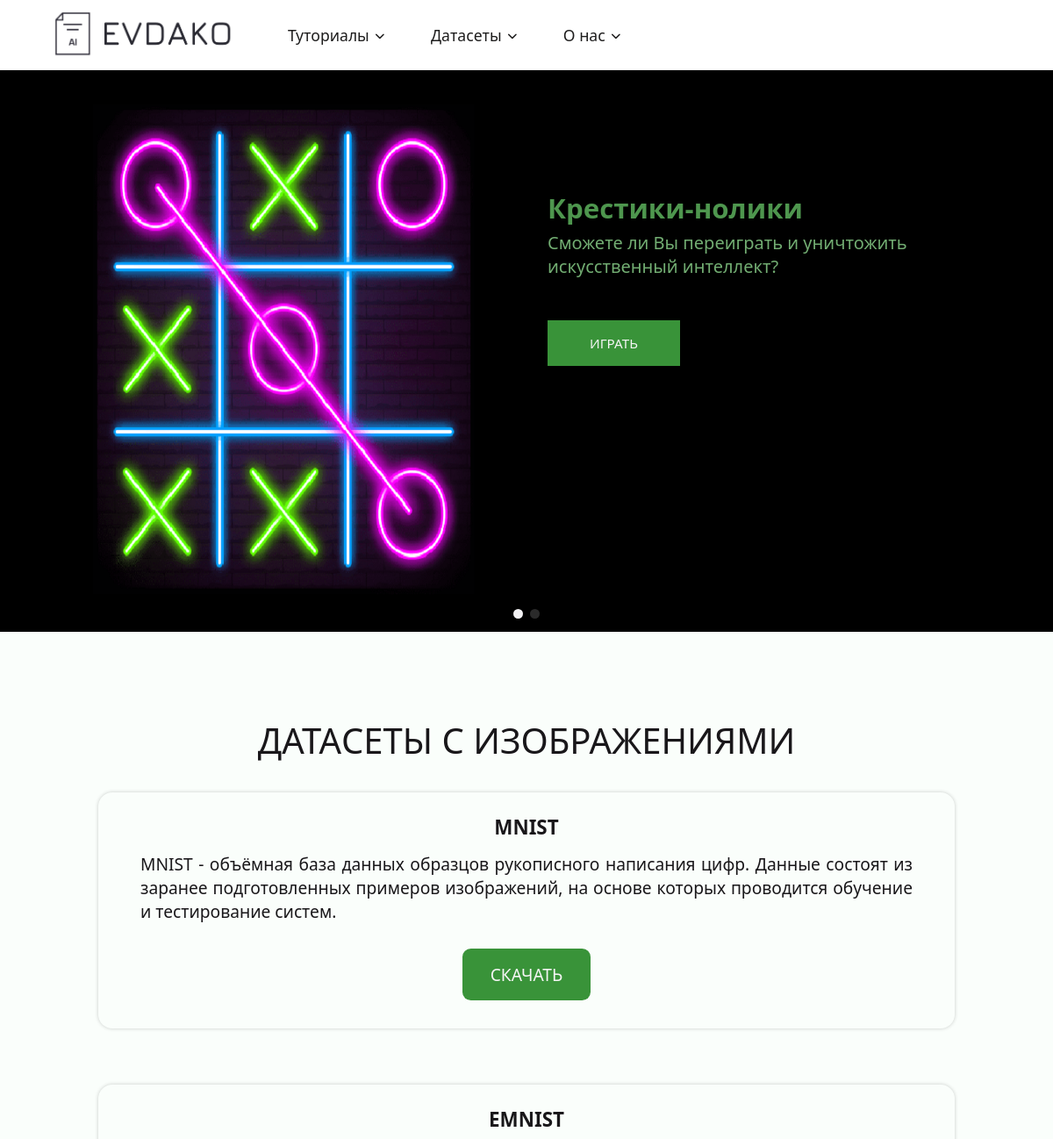
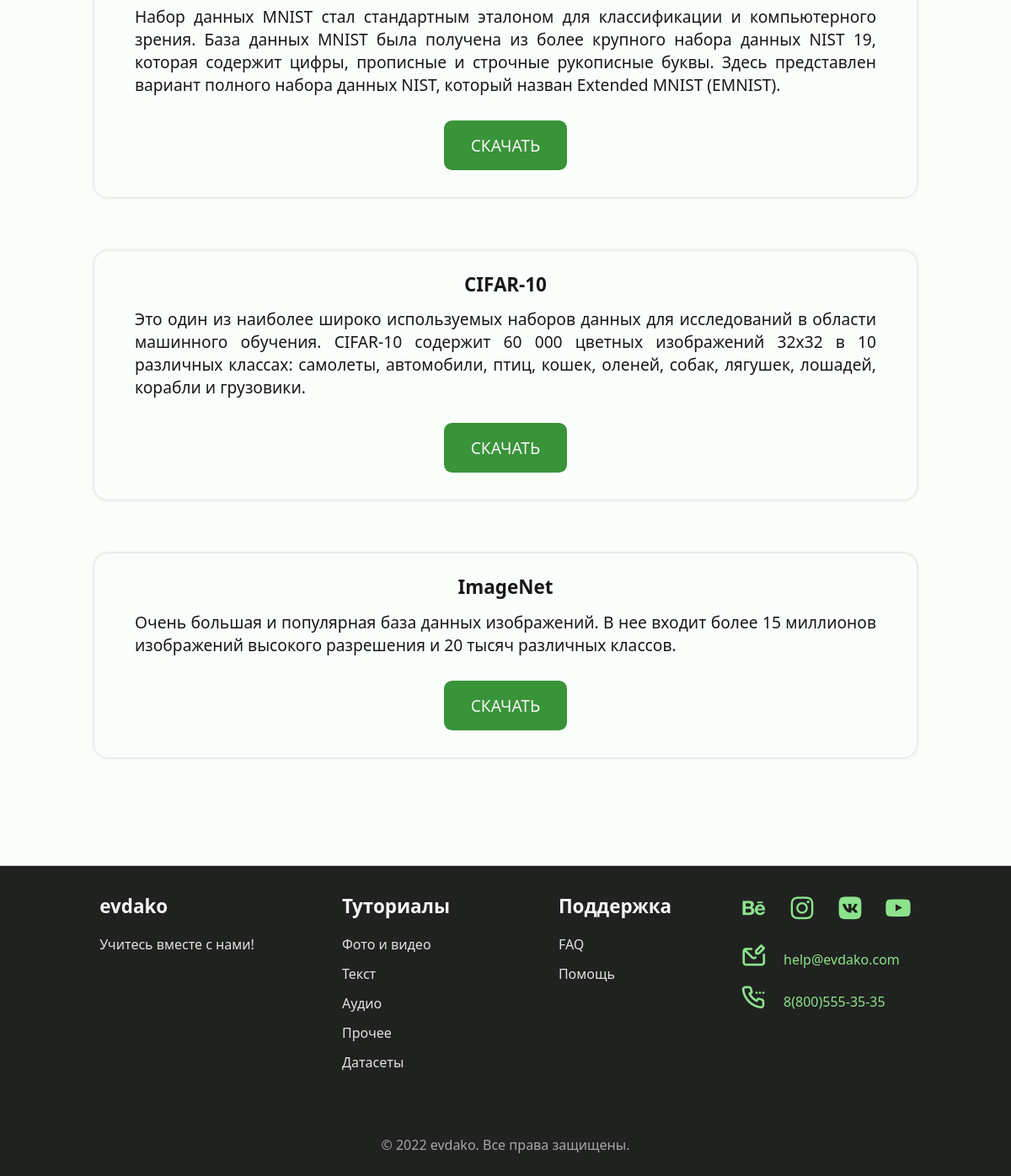
The page /datasets/img/ on the database its author committed (2 pictures, top to bottom).
### tutorml/models.py (models this page shows, shortened)
class Dataset(models.Model):
    name = models.CharField("Название", max_length=50)
    description = models.TextField("Описание")
    category = models.CharField("Категория", max_length=20)
    file = models.CharField("Сссылка на датасет", default="tutorml/datasets/", max_length=100)
    class Meta:
        verbose_name = "Датасет"
        verbose_name_plural = "Датасеты"

### tutorml/views.py (the view)
# urls.py: path("datasets/<str:category>/", views.datasets, name="datasets"),
def datasets(request, category):
    datasets = Dataset.objects.filter(category=category)
    return render(request, f"tutorml/datasets_{category}.html", {"datasets": datasets})

### tutorml/templates/tutorml/datasets_img.html (shortened to what this page needs)
{% extends 'tutorml/base.html' %}
{% load static %}
{% block content %}
<section class="section">
    <h1 class="section_title">ДАТАСЕТЫ С ИЗОБРАЖЕНИЯМИ</h1>
    {% if datasets.count > 0 %}
        {% for dataset in datasets %}
            <div class="dataset">
                <div class="article_body">
                    <h1 class="article_title">{{ dataset.name }}</h1>
                    <p class="article_text">
                        {{ dataset.description }}
                    </p>
                    <a href="{{ dataset.file }}" target="_blank" class="link_button">СКАЧАТЬ</a>
                </div>
            </div>
        {% endfor %}
    {% else %}
        <p class="datasets_not_found">К сожалению, в данный момент датасеты в заданной категории отсутствуют.</p>
    {% endif %}
</section>
{% endblock %}

### tutorml/static/tutorml/css/style.css (style rules this page uses)
:root { --font-family: "Segoe UI", Roboto, "Helvetica Neue", Arial, sans-serif; }
* { box-sizing: border-box; padding: 0; margin: 0; }
body { margin: 5rem 0 0 0; font-family: var(--font-family); font-weight: 500; line-height: normal; background-color: rgb(250, 254, 251); color: #19171a; overflow: overlay; }
a { text-decoration: none; }
.section { padding: 2rem 1rem 4rem; margin-left: 8vw; margin-right: 8vw; }
.section_title { font-weight: 400; font-size: 2.5rem; text-align: center; margin-bottom: 2rem; }
.section_title, .section_subtitle { text-align: center; }
.dataset, .article { position: relative; width: 100%; border-radius: 1rem; box-shadow: 0 0 .25rem rgba(0, 0, 0, .2); overflow: hidden; font-size: 1.2rem; }
.dataset { margin-bottom: 4rem; }
.dataset .article_body { padding: 1.5rem 3rem 7.5rem 3rem; }
.article_text { text-align: justify; font-weight: 400; }
.article_body { display: flex; flex-direction: column; align-items: center; padding: .5rem 2rem 7.5rem 2rem; }
.article_title { font-size: 1.4rem; text-align: center; margin-bottom: .8rem; }
.link_button { display: inline-block; position: absolute; bottom: 2rem; color: whitesmoke; padding: 1rem 2rem; background-color: hsl(120, 44%, 40%); border-radius: .6rem; transition: .3s; }

### rows shown on the page
Dataset: name "MNIST", description "MNIST - объёмная база данных образцов рукописного написания цифр. Данные состоят из заранее подготовленных примеров изображений, на основе которых проводится обучение и тестирование систем."
Dataset: name "EMNIST", description "Набор данных MNIST стал стандартным эталоном для классификации и компьютерного зрения. База данных MNIST была получена из более крупного набора данных NIST 19, которая содержит цифры, прописные и строчные рукописные буквы. Здесь представлен вариант полного набора данных NIST, который назван Extended MNIST (EMNIST)."
Dataset: name "CIFAR-10", description "Это один из наиболее широко используемых наборов данных для исследований в области машинного обучения. CIFAR-10 содержит 60 000 цветных изображений 32x32 в 10 различных классах: самолеты, автомобили, птиц, кошек, оленей, собак, лягушек, лошадей, корабли и грузовики."
Dataset: name "ImageNet", description "Очень большая и популярная база данных изображений. В нее входит более 15 миллионов изображений высокого разрешения и 20 тысяч различных классов."
